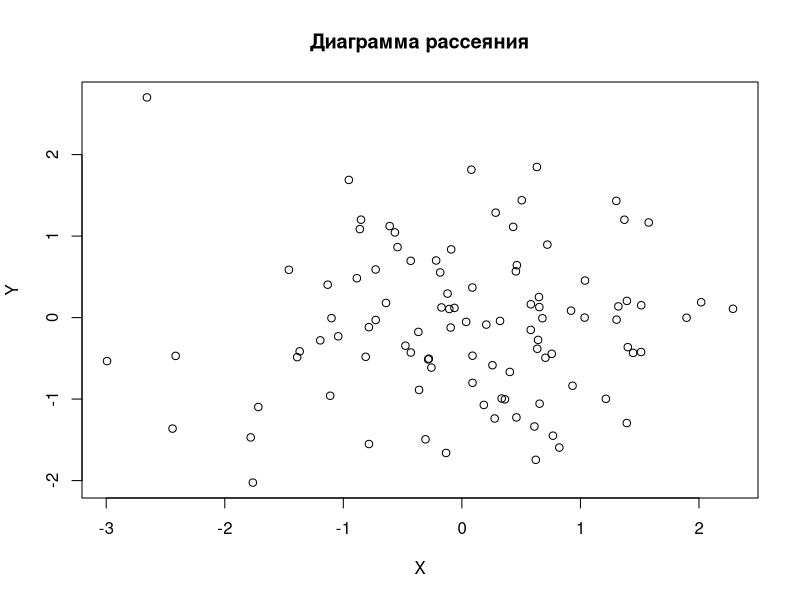

Source code (R):
# Генерация случайных данных
set.seed(42)  # Для воспроизводимости
x <- rnorm(100)
y <- rnorm(100)

# Построение диаграммы рассеяния
plot(x, y, main="Диаграмма рассеяния", xlab="X", ylab="Y")

# Сохранение графика в файл (опционально)
# png("scatter_plot_output.png")
# plot(x, y, main="Диаграмма рассеяния", xlab="X", ylab="Y")
# dev.off()
